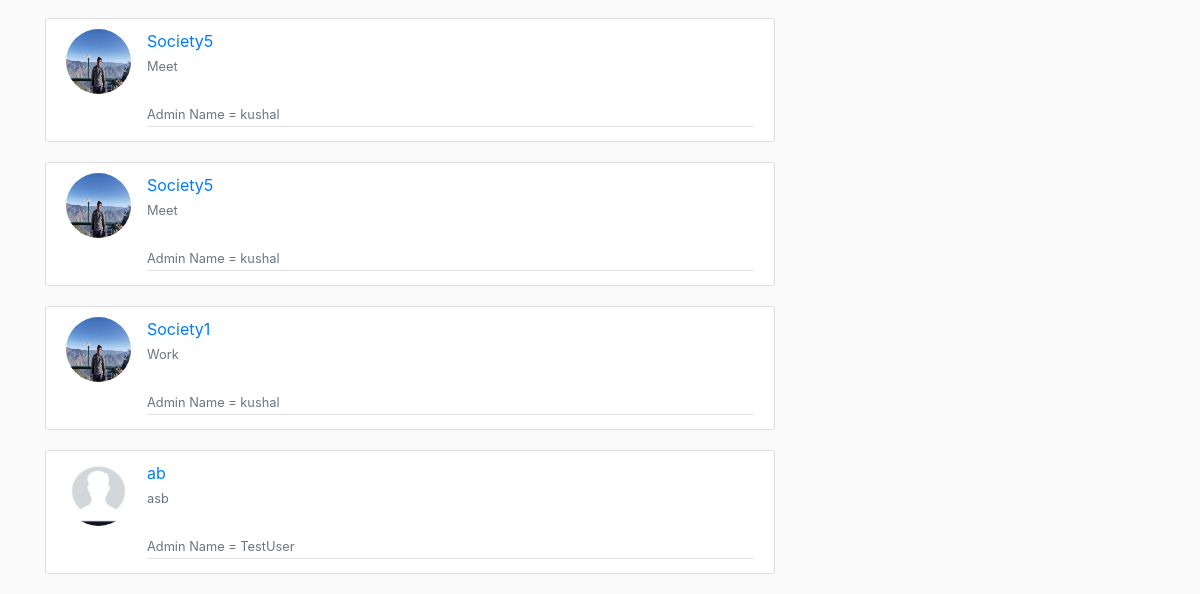
The page /profile/society/ (signed in, lower part) on the database as committed earlier.
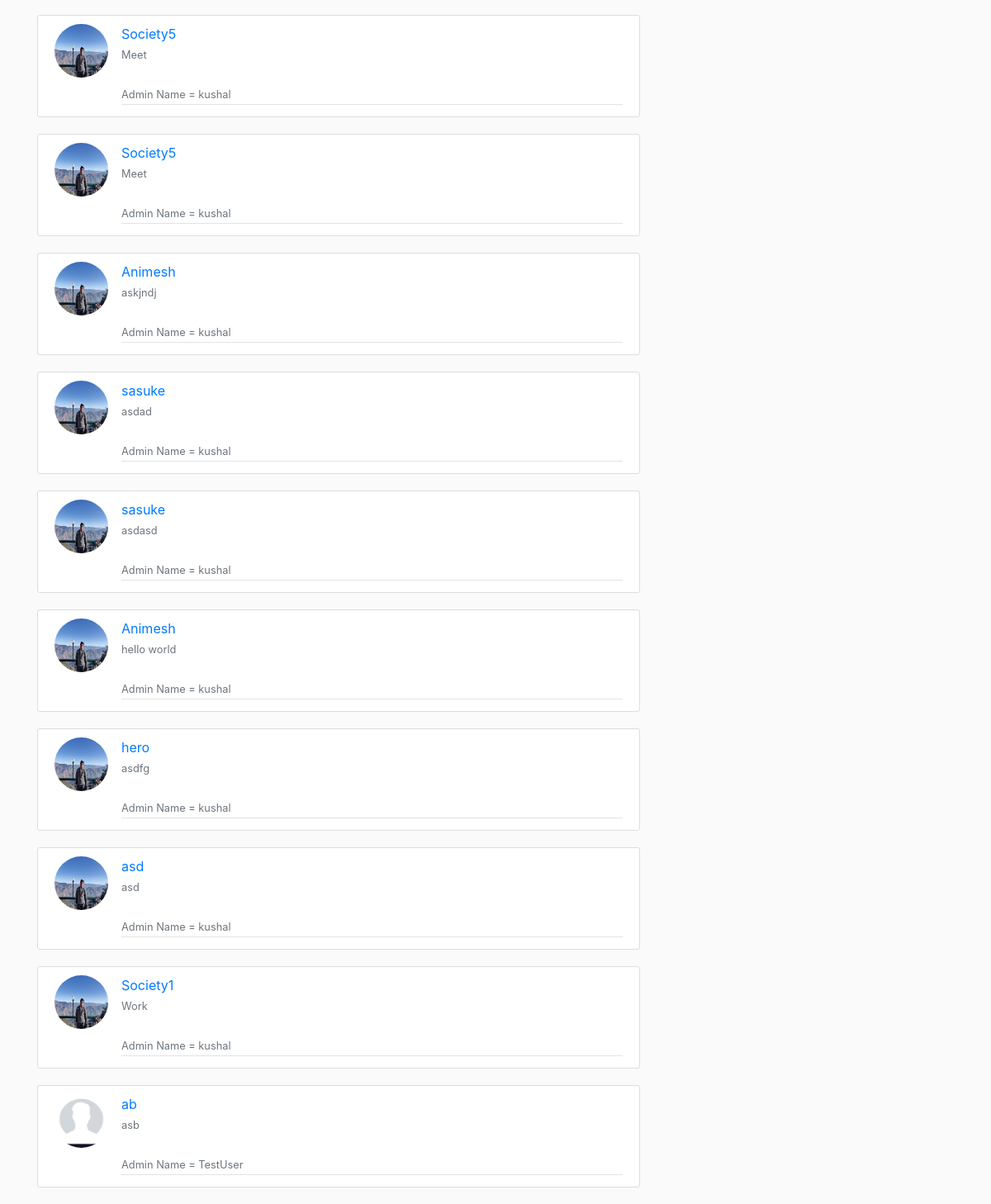
The same page on the database as committed later.
### blog/models.py (models this page shows, shortened)
class Society(models.Model):
    Name = models.CharField(max_length = 100)
    Discription = models.TextField()
    Admin = models.ForeignKey(User, on_delete = models.CASCADE)
    Pending_List = models.ManyToManyField(User, related_name = 'pending_list')
    Participation_on = models.BooleanField()
    Voting_on = models.BooleanField()
    Voting_process_on = models.BooleanField()

### users/models.py (models this page shows, shortened)
class Profile(models.Model):
    user =  models.OneToOneField(User, on_delete = models.CASCADE)
    image = models.ImageField(default = 'default.jpg', upload_to = 'profile_pics')

### users/views.py (the view, shortened to what this page needs)
# urls.py: path('society/',  users_views.society, name = 'My Societies'), #done
@login_required
def society(request):
    search_name = ''
    societies= request.user.society_set.all()
    total_societies= Society.objects.all()
    res=[]
    context = {
        'societies' : societies,
        'search_name' : search_name
    }
    return render(request, 'users/society.html',context)

### users/templates/users/society.html (shortened to what this page needs)
{%extends "blog/base.html" %}
{%block content%}
    {% for society in societies%}
    <article class="media content-section">
    <img class = "rounded-circle article-img"src = "{{ society.Admin.profile.image.url }}">
    <div class="media-body">
      <div class="article-metadata">
        <a class="mr-2" href="{%url 'society-detail' society.id%}">{{ society.Name }}</a>
        <small class="text-muted"><br>{{ society.Discription }}</br></small>
        <small class="text-muted"><br>Admin Name = {{ society.Admin.username }}</br></small>
      </div>
    </div>
    </article>
  {% endfor %}
    {% for society in user.member.socities.all %}
    <article class="media content-section">
    <img class = "rounded-circle article-img"src = "{{ society.Admin.profile.image.url }}">
    <div class="media-body">
      <div class="article-metadata">
        <a class="mr-2" href="{%url 'society-detail' society.id%}">{{ society.Name }}</a>
        <small class="text-muted"><br>{{ society.Discription }}</br></small>
        <small class="text-muted"><br>Admin Name = {{ society.Admin.username }}</br></small>
      </div>
    </div>
    </article>
    {% endfor %}
{%endblock content%}

Rows that differ between the two databases and show on the page:
added Society: Admin.profile.image (picture), Name "Animesh", Discription "askjndj", Admin.username "kushal"
added Society: Admin.profile.image (picture), Name "sasuke", Discription "asdad", Admin.username "kushal"
added Society: Admin.profile.image (picture), Name "sasuke", Discription "asdasd", Admin.username "kushal"
added Society: Admin.profile.image (picture), Name "Animesh", Discription "hello world", Admin.username "kushal"
added Society: Admin.profile.image (picture), Name "hero", Discription "asdfg", Admin.username "kushal"
added Society: Admin.profile.image (picture), Name "asd", Discription "asd", Admin.username "kushal"
